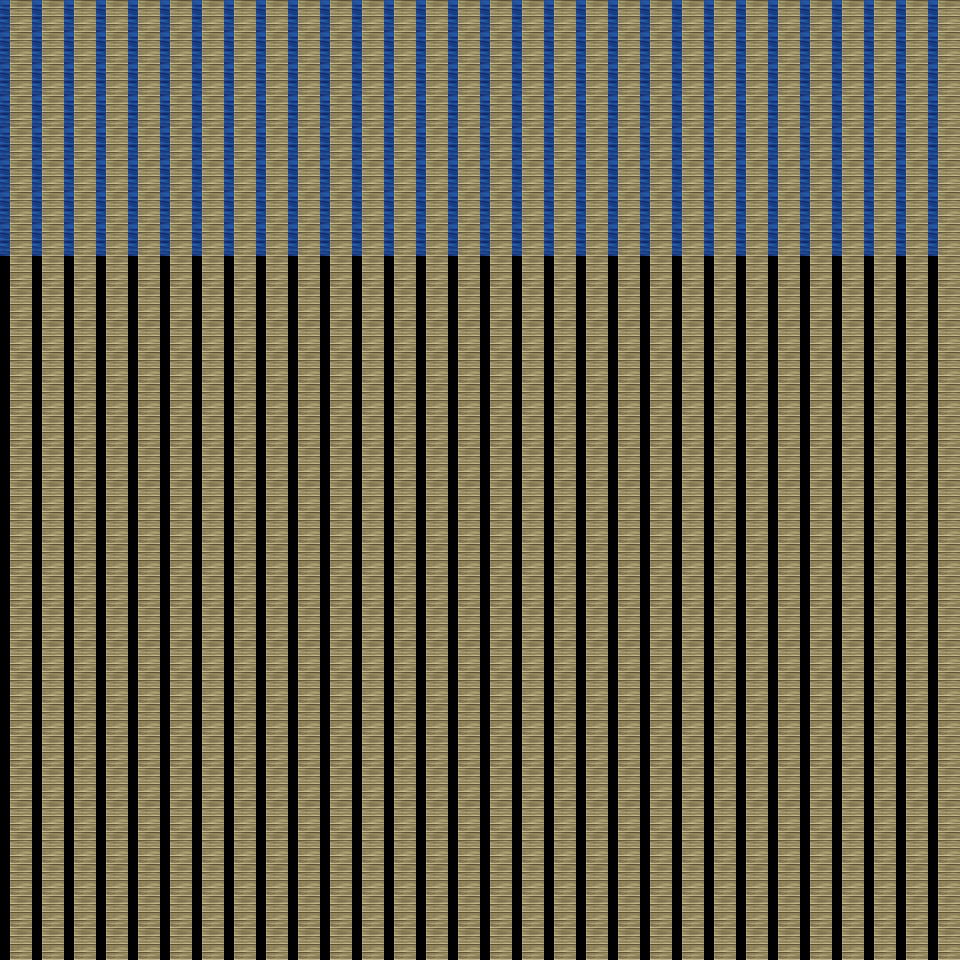

This is a level from a 2D game, rendered from its Tiled map with the project's own tilesets. A one-line summary and the map file follow, with tile-layer data summarised:
An orthogonal 30x30 tile map with 32x32 px tiles, 6 tile layers (Ground, Object, Object2, Above, ...), 10 tilesets.

<map version="1.0" orientation="orthogonal" renderorder="right-down" width="30" height="30" tilewidth="32" tileheight="32" nextobjectid="1">
  <tileset firstgid="1" name="tileset_object_boardwalk" tilewidth="32" tileheight="32" tilecount="36" columns="6">
    <image source="../drawable/tileset_object_boardwalk.png" width="192" height="192" />
  </tileset>
  <tileset firstgid="37" name="tileset_item_weapon_cannon" tilewidth="32" tileheight="32" tilecount="12" columns="3">
    <image source="../drawable/tileset_item_weapon_cannon.png" width="96" height="128" />
  </tileset>
  <tileset firstgid="49" name="tileset_logic_collision" tilewidth="32" tileheight="32" tilecount="1" columns="1">
    <image source="../drawable/tileset_logic_collision.png" width="32" height="32" />
  </tileset>
  <tileset firstgid="50" name="tileset_item_banners_flag" tilewidth="32" tileheight="32" tilecount="12" columns="3">
    <image source="../drawable/tileset_item_banners_flag.png" width="96" height="128" />
  </tileset>
  <tileset firstgid="62" name="tileset_item_flagpole" tilewidth="32" tileheight="32" tilecount="3" columns="1">
    <image source="../drawable/tileset_item_flagpole.png" width="32" height="96" />
  </tileset>
  <tileset firstgid="65" name="tileset_ground_ground" tilewidth="32" tileheight="32" tilecount="33" columns="3">
    <image source="../drawable/tileset_ground_ground.png" width="96" height="352" />
  </tileset>
  <tileset firstgid="98" name="tileset_item_ropes" tilewidth="32" tileheight="32" tilecount="4" columns="2">
    <image source="../drawable/tileset_item_ropes.png" width="64" height="64" />
  </tileset>
  <tileset firstgid="102" name="tileset_object_row_boat" tilewidth="32" tileheight="32" tilecount="30" columns="6">
    <image source="../drawable/tileset_object_row_boat.png" width="192" height="160" />
  </tileset>
  <tileset firstgid="132" name="tileset_object_ship" tilewidth="32" tileheight="32" tilecount="368" columns="16">
    <image source="../drawable/tileset_object_ship.png" width="512" height="736" />
  </tileset>
  <tileset firstgid="500" name="tileset_building_stairs_wooden_ns" tilewidth="32" tileheight="32" tilecount="105" columns="7">
    <image source="../drawable/tileset_building_stairs_wooden_ns.png" width="224" height="480" />
  </tileset>
  <layer name="Ground" width="30" height="30">
    <data>[900 cells, 240 non-empty, 1 distinct tile ids]</data>
  </layer>
  <layer name="Object" width="30" height="30">
    <data>[900 cells, 0 non-empty, 0 distinct tile ids]</data>
  </layer>
  <layer name="Object2" width="30" height="30">
    <data>[900 cells, 0 non-empty, 0 distinct tile ids]</data>
  </layer>
  <layer name="Above" width="30" height="30">
    <data>[900 cells, 0 non-empty, 0 distinct tile ids]</data>
  </layer>
  <layer name="Above2" width="30" height="30">
    <data>[900 cells, 0 non-empty, 0 distinct tile ids]</data>
  </layer>
  <layer name="Walkable" width="30" height="30">
    <data>[900 cells, 900 non-empty, 1 distinct tile ids]</data>
  </layer>
  <objectgroup name="MapEvents" />
</map>
